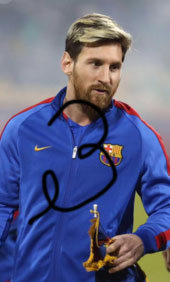
#> input picture OpenCV_Python_Tutorials/09. Computational Photography/messi.jpg, 170 x 282 px
$ jupyter execute Untitled.ipynb
#> lines starting #> are read from the running program, lines starting #| are printed output that depends on the picture
### [Image Inpainting](https://docs.opencv.org/3.4/df/d3d/tutorial_py_inpainting.html)
많은 검은 점들과 선이 그려져있는 오래된 저하 된 사진이 있습니까? 가져. 이미지 복구 (image inpainting)라는 기술로 복원 해보자.

#### Goal
In this chapter,

* We will learn how to remove small noises, strokes etc in old photographs by a method called inpainting
* We will see inpainting functionalities in OpenCV.

#### Basic
대부분의 사람들은 집에서 검은 색 반점, 약간의 스트로크 등으로 오래된 저하 된 사진을 갖게됩니다. 당신은 그것을 다시 복원 할 생각을 해 본 적이 있습니까? 페인트 도구에서 단순히 지우지는 못합니다. 검은 구조체를 아무 쓸모가없는 흰색 구조체로 간단히 대체하기 때문입니다. 이러한 경우 이미지 인 페인팅이라는 기술이 사용됩니다. 기본 아이디어는 간단합니다.이 나쁜 마크를 이웃 픽셀과 바꾸면 이웃과 비슷하게 보입니다. 아래에 표시된 이미지를 고려하십시오 ([Wikipedia에서 가져옴](https://en.wikipedia.org/wiki/Inpainting)).

Several algorithms were designed for this purpose and OpenCV provides two of them. Both can be accessed by the same function, [cv.inpaint()](https://docs.opencv.org/3.4/d1/d0d/group__photo.html#gaedd30dfa0214fec4c88138b51d678085)

첫 번째 알고리즘은 2004 년 Alexandru Telea가 **"Fast Marching Method를 기반으로 한 이미지 Inpainting 기법 "** 이라는 논문을 기반으로합니다. Fast Marching Method를 기반으로합니다. 이미지에서 도색 할 영역을 고려하십시오. 알고리즘은이 영역의 경계에서부터 시작하여 경계 안의 모든 것을 점진적으로 채우는 영역 내부로갑니다. 그것은 인근에있는 픽셀 주변의 작은 이웃을 가져 와야합니다. 이 픽셀은 이웃에있는 모든 알려진 픽셀의 정규화 된 가중 합계로 대체됩니다. 무게의 선택은 중요한 문제입니다. 점의 근처에있는 픽셀, 경계의 법선에 가까운 픽셀 및 경계 윤곽선에있는 픽셀에 더 많은 가중치가 부여됩니다. 픽셀이 페인팅되면 Fast Marching Method를 사용하여 다음 가장 가까운 픽셀로 이동합니다. FMM은 알려진 픽셀 근처의 픽셀이 먼저 페인팅되도록 보장하므로 수동 휴리스틱 작업처럼 작동합니다. 이 알고리즘은 플래그 [cv.INPAINT_TELEA](https://docs.opencv.org/3.4/d1/d0d/group__photo.html#gga9cab8e1bb3588dd0f2beaa56521805cea892824c38e258feb5e72f308a358d52e)를 사용하여 활성화됩니다.

두 번째 알고리즘은 2001 년 Bertalmio, Marcelo, Andrea L. Bertozzi 및 Guillermo Sapiro의 ** ** "Navier-Stokes, Fluid Dynamics 및 Image and Video Inpainting"** 논문을 기반으로합니다.이 알고리즘은 유체 역학을 기반으로하며 편미분 방정식. 기본 원칙은 경험이 풍부합니다. 먼저 모서리를 따라 알려진 영역에서 알 수없는 영역으로 이동합니다 (모서리는 연속적이기 때문에). 그것은 isophotes (등고선과 같은 강도를 가진 점들을 연결하는 선들은 같은 높이를 갖는 점들과 조화를 이룬다)을하는 한편 inpainting 영역의 경계에서 그라디언트 벡터들을 매칭시킨다. 이를 위해 유체 역학의 일부 방법이 사용됩니다. 일단 색상이 채워지면 해당 영역의 최소 분산을 줄이기 위해 색상이 채워집니다. 이 알고리즘은 플래그 [cv.INPAINT_NS](https://docs.opencv.org/3.4/d1/d0d/group__photo.html#gga9cab8e1bb3588dd0f2beaa56521805cea05e763003a805e6c11c673a9f4ba7d07)를 사용하여 활성화됩니다

#### Code
We need to create a mask of same size as that of input image, where non-zero pixels corresponds to the area which is to be inpainted. Everything else is simple. My image is degraded with some black strokes (I added manually). I created a corresponding strokes with Paint tool.

[cell 1]
import numpy as np
import cv2 as cv

img  = cv.imread('messi.jpg')
#> img is the input picture: shape (282, 170, 3); mean B, G, R 133.6, 97.9, 93.4
mask = cv.imread('messi_mask.jpg',0)
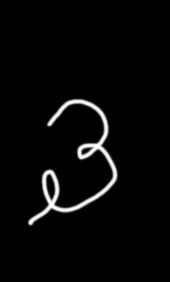
#> input picture OpenCV_Python_Tutorials/09. Computational Photography/messi_mask.jpg, 170 x 282 px
#> mask is the input picture: shape (282, 170); min 0, max 255, mean 7.8
#dst  = cv.inpaint(img, mask, 3, cv.INPAINT_TELEA) #cv.INPAINT_NS
dst  = cv.inpaint(img, mask, 3, cv.INPAINT_NS) #cv.INPAINT_NS
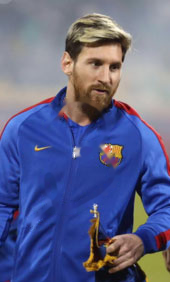
#> dst: shape (282, 170, 3); mean B, G, R 137.8, 100.1, 95.2
cv.imshow('dst', dst)
cv.waitKey(0)
cv.destroyAllWindows()
cv.waitKey(1)
